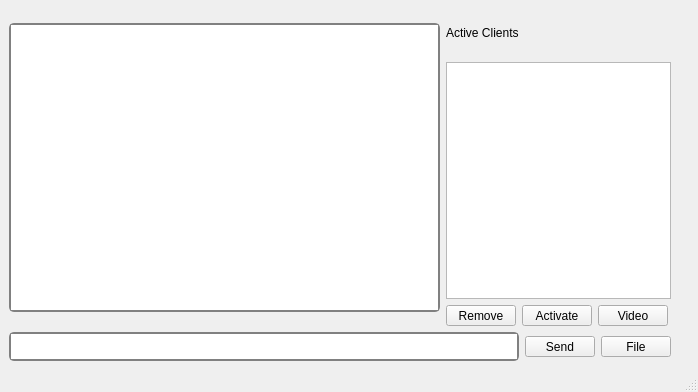
<?xml version="1.0" encoding="UTF-8"?>
<ui version="4.0">
 <class>MainWindow</class>
 <widget class="QMainWindow" name="MainWindow">
  <property name="geometry">
   <rect>
    <x>0</x>
    <y>0</y>
    <width>698</width>
    <height>392</height>
   </rect>
  </property>
  <property name="sizePolicy">
   <sizepolicy hsizetype="Preferred" vsizetype="Minimum">
    <horstretch>0</horstretch>
    <verstretch>0</verstretch>
   </sizepolicy>
  </property>
  <property name="minimumSize">
   <size>
    <width>697</width>
    <height>365</height>
   </size>
  </property>
  <property name="maximumSize">
   <size>
    <width>698</width>
    <height>392</height>
   </size>
  </property>
  <property name="windowTitle">
   <string>MainWindow</string>
  </property>
  <property name="styleSheet">
   <string notr="true"/>
  </property>
  <widget class="QWidget" name="centralwidget">
   <layout class="QFormLayout" name="formLayout_2">
    <item row="0" column="0">
     <layout class="QFormLayout" name="formLayout">
      <item row="0" column="0">
       <layout class="QGridLayout" name="gridLayout">
        <item row="0" column="0">
         <widget class="QListView" name="msgListView">
          <property name="minimumSize">
           <size>
            <width>431</width>
            <height>289</height>
           </size>
          </property>
          <property name="maximumSize">
           <size>
            <width>431</width>
            <height>289</height>
           </size>
          </property>
          <property name="styleSheet">
           <string notr="true">QListView{
border:2px  solid grey;
border-radius:5px;
}</string>
          </property>
         </widget>
        </item>
        <item row="0" column="1">
         <layout class="QVBoxLayout" name="verticalLayout">
          <item>
           <widget class="QLabel" name="activeClientsLabel">
            <property name="text">
             <string>Active Clients</string>
            </property>
           </widget>
          </item>
          <item>
           <widget class="QTableView" name="activeClientsTable">
            <property name="minimumSize">
             <size>
              <width>225</width>
              <height>234</height>
             </size>
            </property>
            <property name="maximumSize">
             <size>
              <width>225</width>
              <height>237</height>
             </size>
            </property>
            <property name="styleSheet">
             <string notr="true"/>
            </property>
            <attribute name="horizontalHeaderDefaultSectionSize">
             <number>102</number>
            </attribute>
           </widget>
          </item>
          <item>
           <layout class="QHBoxLayout" name="horizontalLayout">
            <item>
             <widget class="QPushButton" name="removeClientButton">
              <property name="minimumSize">
               <size>
                <width>70</width>
                <height>21</height>
               </size>
              </property>
              <property name="maximumSize">
               <size>
                <width>70</width>
                <height>21</height>
               </size>
              </property>
              <property name="text">
               <string>Remove</string>
              </property>
             </widget>
            </item>
            <item>
             <widget class="QPushButton" name="removeClientButton_2">
              <property name="minimumSize">
               <size>
                <width>70</width>
                <height>21</height>
               </size>
              </property>
              <property name="maximumSize">
               <size>
                <width>70</width>
                <height>21</height>
               </size>
              </property>
              <property name="text">
               <string>Activate</string>
              </property>
             </widget>
            </item>
            <item>
             <widget class="QPushButton" name="removeClientButton_3">
              <property name="minimumSize">
               <size>
                <width>70</width>
                <height>21</height>
               </size>
              </property>
              <property name="maximumSize">
               <size>
                <width>70</width>
                <height>21</height>
               </size>
              </property>
              <property name="text">
               <string>Video</string>
              </property>
             </widget>
            </item>
           </layout>
          </item>
         </layout>
        </item>
       </layout>
      </item>
      <item row="1" column="0">
       <layout class="QHBoxLayout" name="horizontalLayout_3">
        <item>
         <widget class="QTextEdit" name="msgTextEdit">
          <property name="sizePolicy">
           <sizepolicy hsizetype="Expanding" vsizetype="Expanding">
            <horstretch>0</horstretch>
            <verstretch>0</verstretch>
           </sizepolicy>
          </property>
          <property name="minimumSize">
           <size>
            <width>510</width>
            <height>29</height>
           </size>
          </property>
          <property name="maximumSize">
           <size>
            <width>510</width>
            <height>29</height>
           </size>
          </property>
          <property name="styleSheet">
           <string notr="true">QTextEdit{
border:2px solid grey;
border-radius:5px;
}</string>
          </property>
         </widget>
        </item>
        <item>
         <layout class="QHBoxLayout" name="horizontalLayout_2">
          <item>
           <widget class="QPushButton" name="removeClientButton_4">
            <property name="minimumSize">
             <size>
              <width>70</width>
              <height>21</height>
             </size>
            </property>
            <property name="maximumSize">
             <size>
              <width>70</width>
              <height>21</height>
             </size>
            </property>
            <property name="text">
             <string>Send</string>
            </property>
           </widget>
          </item>
          <item>
           <widget class="QPushButton" name="removeClientButton_5">
            <property name="minimumSize">
             <size>
              <width>70</width>
              <height>21</height>
             </size>
            </property>
            <property name="maximumSize">
             <size>
              <width>70</width>
              <height>21</height>
             </size>
            </property>
            <property name="text">
             <string>File</string>
            </property>
           </widget>
          </item>
         </layout>
        </item>
       </layout>
      </item>
     </layout>
    </item>
   </layout>
  </widget>
  <widget class="QMenuBar" name="menubar">
   <property name="geometry">
    <rect>
     <x>0</x>
     <y>0</y>
     <width>698</width>
     <height>22</height>
    </rect>
   </property>
  </widget>
  <widget class="QStatusBar" name="statusbar"/>
 </widget>
 <tabstops>
  <tabstop>msgListView</tabstop>
 </tabstops>
 <resources/>
 <connections/>
</ui>
